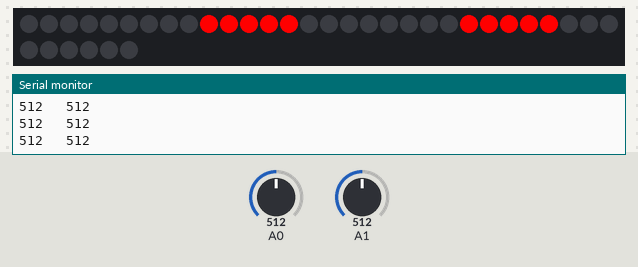
Bench run of a sketch on a simulated Arduino Uno, built with avr-gcc and run on an emulated ATmega328P. On the bench: 36 RGB LEDs in strip order, left to right, continuing on the next row, the last lines printed to the serial monitor. Inputs (shaded band) come from the test bench; at power-on: A0 = 512, A1 = 512. The strip is taken to match the declared colour order.

Above: at 1.2 s.
1.3 s: A0 set to 110
2.8 s: A0 set to 93
4.3 s: A1 set to 500
At 5.5 s:
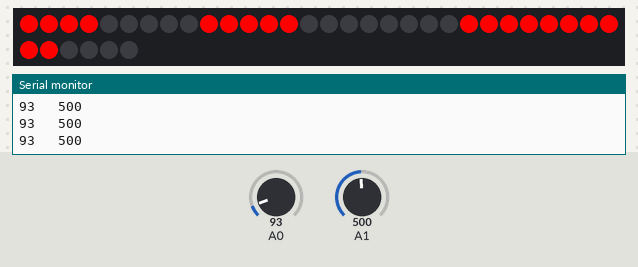
5.8 s: A1 set to 274
7.3 s: A1 set to 245
8.8 s: A0 set to 306
At 9.5 s:
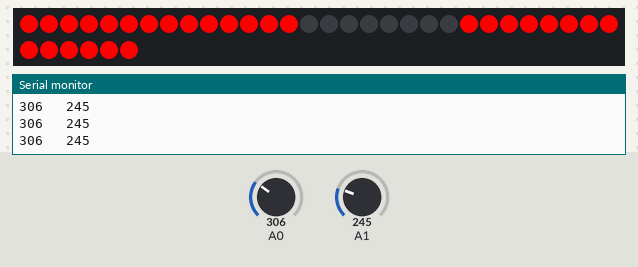
Timing chart, 0 to 11.3 s (numbered marks = the images above; inputs shaded):
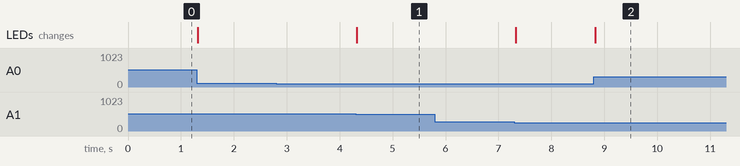

Measured:
- after the input at 4.3 s, the LEDs: change at once (image 1)
- after the input at 8.8 s, the LEDs: change at once (image 2)

The sketch:

LEDstripTest.ino
```cpp
#include <Adafruit_NeoPixel.h>
#ifdef __AVR__
  #include <avr/power.h>
#endif

#define PIN 6

Adafruit_NeoPixel strip = Adafruit_NeoPixel(36, PIN, NEO_RGBW + NEO_KHZ800);

void setup() {
  Serial.begin(9600);
  digitalWrite(A0, HIGH);
  digitalWrite(A1, HIGH);

  strip.begin();
  strip.show(); // Initialize all pixels to 'off'
}

void loop() {
  int softpotLeft = analogRead(A0);
  int softpotRight = analogRead(A1);

//  int softpotLeft = map(analogRead(A0),0,1023,0,50);
//  int softpotRight = map(analogRead(A1),0,1023,0,50);
//  int ledReading = map(analogRead(PIN),0,1023,0,50);
//  int a0 = softpotLeft / 10;
//  int a1 = softpotLeft % 10;
//  int b0 = softpotRight / 10;
//  int b1 = softpotRight % 10;
//  int c0 = ledReading / 10;
//  int c1 = ledReading % 10;
//  Serial.print((String)a0 + "." + String(a1) + "   ");
//  Serial.print((String)b0 + "." + String(b1) + "   ");
//  Serial.println((String)c0 + "." + String(c1));

  boolean touchedLeft = false;
  boolean touchedRight = false;

  Serial.print(softpotLeft);
  Serial.print("   ");
  Serial.println(softpotRight);

  if (softpotLeft < 990 || softpotLeft > 1020){
    touchedLeft = true;
  }
  else{
    touchedLeft = false;
  }

  if (softpotRight < 990 || softpotRight > 1020){
    touchedRight = true;
  }
  else{
    touchedRight = false;
  }

  SetLeftLight(softpotLeft, touchedLeft);
  SetRightLight(softpotRight, touchedRight);

}

void SetLeftLight(int softpotReading, boolean touched){

   if(touched){

    if(softpotReading < 256){
      for(int i=0;i<4;i++){
          strip.setPixelColor(i,255,0,0,0);
          strip.show();
      }
    }
    else if(softpotReading >= 256 && softpotReading < 512){
      for(int i=4;i<9;i++){
          strip.setPixelColor(i,255,0,0,0);
          strip.show();
      }
    }
    else if(softpotReading >= 512 && softpotReading < 768){
      for(int i=9;i<14;i++){
          strip.setPixelColor(i,255,0,0,0);
          strip.show();
      }
    }
    else{
      for(int i=14;i<18;i++){
          strip.setPixelColor(i,255,0,0,0);
          strip.show();
      }
    }
  }

  else{
    for(int i=0;i<18;i++){
        strip.setPixelColor(i,0,0,0,0);
        strip.show();
    }
  }

}

void SetRightLight(int softpotReading, boolean touched){

   if(touched){

    if(softpotReading < 256){
      for(int i=32;i<36;i++){
          strip.setPixelColor(i,255,0,0,0);
          strip.show();
      }
    }
    else if(softpotReading >= 256 && softpotReading < 512){
      for(int i=27;i<32;i++){
          strip.setPixelColor(i,255,0,0,0);
          strip.show();
      }
    }
    else if(softpotReading >= 512 && softpotReading < 768){
      for(int i=22;i<27;i++){
          strip.setPixelColor(i,255,0,0,0);
          strip.show();
      }
    }
    else{
      for(int i=18;i<22;i++){
          strip.setPixelColor(i,255,0,0,0);
          strip.show();
      }
    }
  }

  else{
    for(int i=18;i<36;i++){
        strip.setPixelColor(i,0,0,0,0);
        strip.show();
    }
  }

}
```
